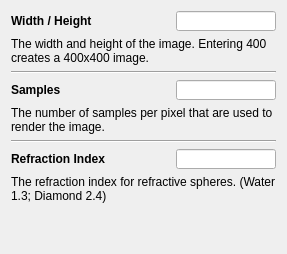
           <widget class="QWidget" name="pssmlt">
            <layout class="QVBoxLayout" name="verticalLayout_6">
             <item>
              <layout class="QHBoxLayout" name="horizontalLayout_11">
               <item>
                <widget class="QLabel" name="pssmltSizeLabel">
                 <property name="font">
                  <font>
                   <weight>75</weight>
                   <bold>true</bold>
                  </font>
                 </property>
                 <property name="text">
                  <string>Width / Height</string>
                 </property>
                </widget>
               </item>
               <item>
                <widget class="QLineEdit" name="pssmltSize">
                 <property name="maximumSize">
                  <size>
                   <width>100</width>
                   <height>20</height>
                  </size>
                 </property>
                 <property name="toolTip">
                  <string/>
                 </property>
                </widget>
               </item>
              </layout>
             </item>
             <item>
              <widget class="QLabel" name="label_10">
               <property name="text">
                <string>The width and height of the image. Entering 400 creates a 400x400 image.</string>
               </property>
               <property name="wordWrap">
                <bool>true</bool>
               </property>
              </widget>
             </item>
             <item>
              <widget class="Line" name="line_7">
               <property name="orientation">
                <enum>Qt::Horizontal</enum>
               </property>
              </widget>
             </item>
             <item>
              <layout class="QHBoxLayout" name="horizontalLayout_12">
               <item>
                <widget class="QLabel" name="pssmltSamplesLabel">
                 <property name="font">
                  <font>
                   <weight>75</weight>
                   <bold>true</bold>
                  </font>
                 </property>
                 <property name="text">
                  <string>Samples</string>
                 </property>
                </widget>
               </item>
               <item>
                <widget class="QLineEdit" name="pssmltSamples">
                 <property name="maximumSize">
                  <size>
                   <width>100</width>
                   <height>20</height>
                  </size>
                 </property>
                 <property name="toolTip">
                  <string/>
                 </property>
                </widget>
               </item>
              </layout>
             </item>
             <item>
              <widget class="QLabel" name="label_11">
               <property name="text">
                <string>The number of samples per pixel that are used to render the image.</string>
               </property>
               <property name="wordWrap">
                <bool>true</bool>
               </property>
              </widget>
             </item>
             <item>
              <widget class="Line" name="line_8">
               <property name="orientation">
                <enum>Qt::Horizontal</enum>
               </property>
              </widget>
             </item>
             <item>
              <layout class="QHBoxLayout" name="horizontalLayout_13">
               <item>
                <widget class="QLabel" name="pssmltRefractionLabel">
                 <property name="font">
                  <font>
                   <weight>75</weight>
                   <bold>true</bold>
                  </font>
                 </property>
                 <property name="text">
                  <string>Refraction Index</string>
                 </property>
                </widget>
               </item>
               <item>
                <widget class="QLineEdit" name="pssmltRefraction">
                 <property name="maximumSize">
                  <size>
                   <width>100</width>
                   <height>20</height>
                  </size>
                 </property>
                 <property name="toolTip">
                  <string/>
                 </property>
                </widget>
               </item>
              </layout>
             </item>
             <item>
              <widget class="QLabel" name="label_12">
               <property name="text">
                <string>The refraction index for refractive spheres. (Water 1.3; Diamond 2.4)</string>
               </property>
               <property name="wordWrap">
                <bool>true</bool>
               </property>
              </widget>
             </item>
             <item>
              <spacer name="verticalSpacer_4">
               <property name="orientation">
                <enum>Qt::Vertical</enum>
               </property>
               <property name="sizeHint" stdset="0">
                <size>
                 <width>20</width>
                 <height>40</height>
                </size>
               </property>
              </spacer>
             </item>
            </layout>
           </widget>
